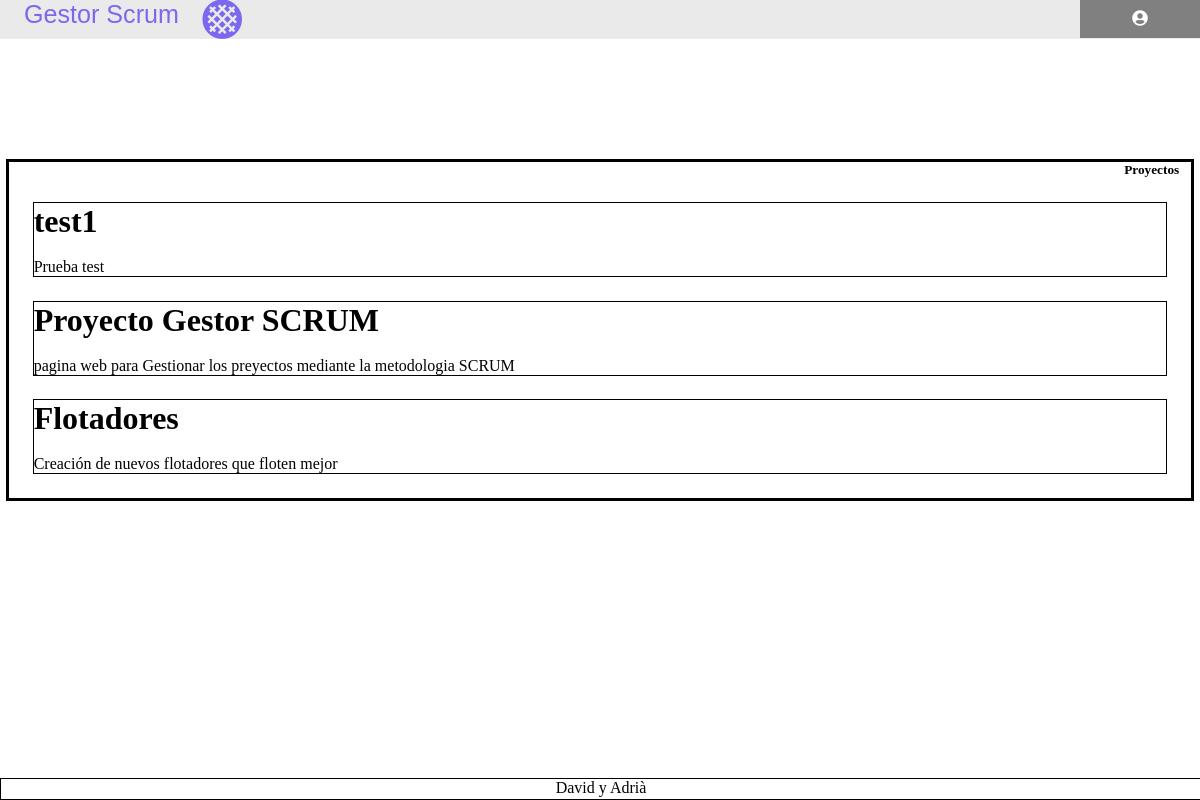
Screenshot of /UserPanel.php with the database file from the repository.
### tables this page shows
CREATE TABLE `Proyectos` (
  `ID_Proyecto` int(11) NOT NULL,
  `Nombre_Proyecto` varchar(50) NOT NULL,
  `Fecha_Inicio_Proyecto` date NOT NULL,
  `Fecha_Final_Proyecto` date NOT NULL,
  `Descripcion_Proyecto` varchar(256) NOT NULL
);

### UserPanel.php (the view, shortened to what this page needs)
<!DOCTYPE html>
<html lang="es" dir="ltr">
  <head>
    <link rel="stylesheet" type="text/css" href="CSS/UserPanel_CSS/Styles.css">
  	<link rel="stylesheet" href="https://use.fontawesome.com/releases/v5.5.0/css/all.css">
  </head>
  <body>
    <header>
      <?php
      echo "<div class='logo'>
              Gestor Scrum
              <span class='logo'>
                <i class='fas fa-stroopwafel'></i>
              </span>
            </div>
            <nav>
              <ul id='menu'>
                <li><a><i class='fas fa-user-circle'></i> ".$_SESSION['InputUser']."</a>
                  <ul>
                    <li><a href='Logout.php'>logout</a></li>
                  </ul>
                </li>
              </ul>
            </nav>";
      ?>
    </header>
    <?php
    $mysqli = new mysqli("localhost", "skadi", "P@ssw0rd", "BD_Scrum");
    $consulta = "SELECT Nombre_Proyecto, Descripcion_Proyecto FROM Proyectos";
    ?>
    <div class="contenedorGlobal">
      <h5 class="nombreContenedorGlobal">Proyectos</h5>
      <?php
      if ($resultado = $mysqli->query($consulta)) {
          while ($fila = $resultado->fetch_row()) {
            echo "
            <div class='contenedorLocal'>
              <h1>$fila[0]</h1>
              <br>
              <p>$fila[1]</p>
            </div>
            ";
          }
      }
       ?>
    </div>
    <footer>
      David y Adrià
    </footer>
  </body>
</html>

### CSS/UserPanel_CSS/Styles.css (style rules this page uses)
.contenedorGlobal { border: 3px solid black; margin: 10% 0.5% 0.5% 0.5%; }
.nombreContenedorGlobal { text-align: right; margin-right: 1%; }
.contenedorLocal { border: 1px solid black; margin: 2% 2% 2% 2%; }
.logo { display: flex; font-size: 1.57em; color: Mediumslateblue; margin-left: 2%; align-content: center; }
footer { position: fixed; width: 100%; height:20px; border: 1px solid black; text-align: center; bottom: 0; }
* { margin: 0; padding: 0; }
header { font-family: Helvetica; width: auto; margin: 0 auto; background-color: #eaeaea; }
ul { list-style: none; }
nav { margin-top: -39px; float:right; }
#menu li>a { background-color: grey; color: white; padding: 10px; display: block; text-decoration: none; min-width: 100px; }
#menu>li { float: left; text-align:center }

### rows the page displays
proyectos: Nombre_Proyecto "test1", Descripcion_Proyecto "Prueba test"
proyectos: Nombre_Proyecto "Proyecto Gestor SCRUM", Descripcion_Proyecto "pagina web para Gestionar los preyectos mediante la metodologia SCRUM"
proyectos: Nombre_Proyecto "Flotadores", Descripcion_Proyecto "Creación de nuevos flotadores que floten mejor"
